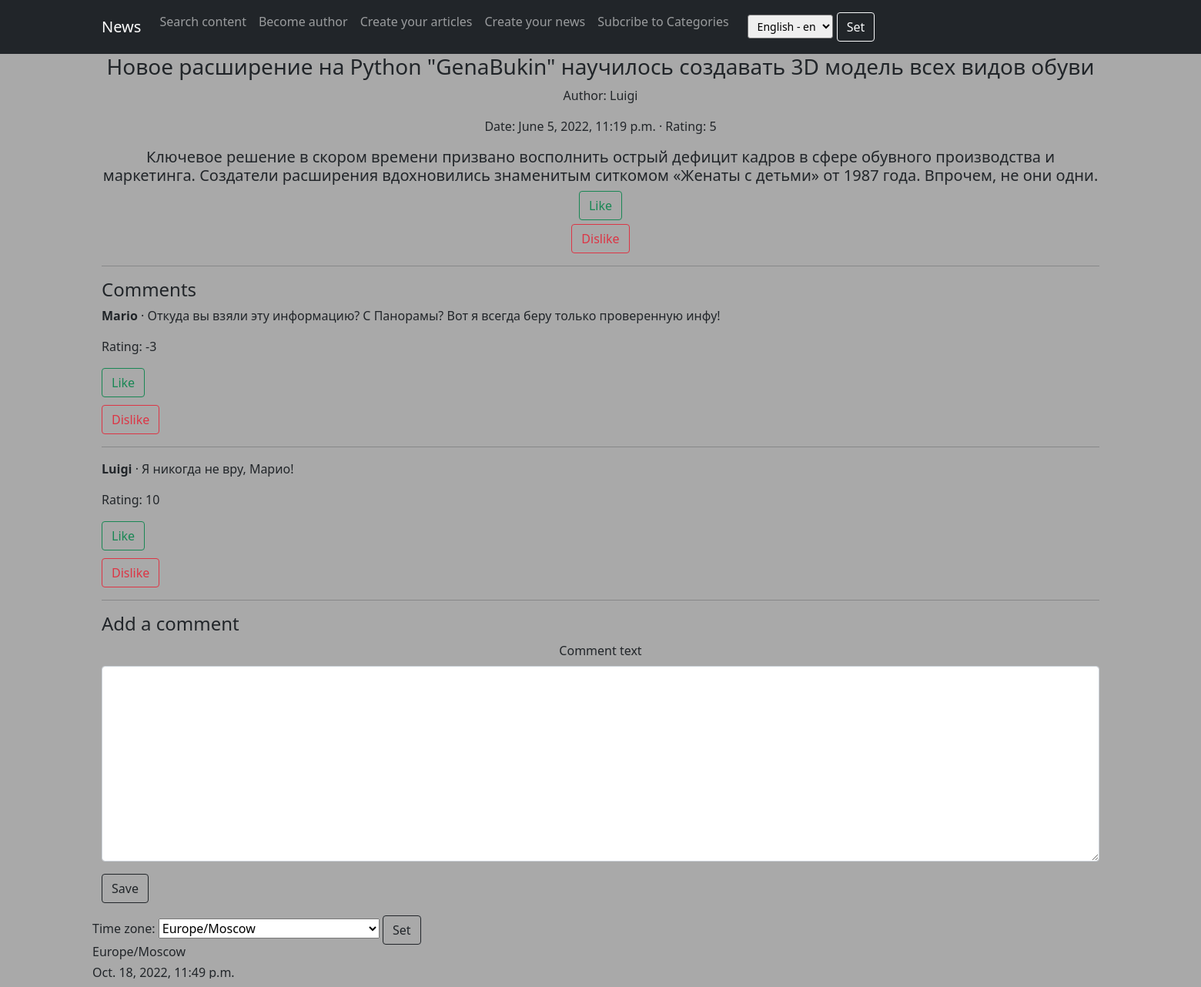
/main/search/1/, run on an earlier commit of the app's database.
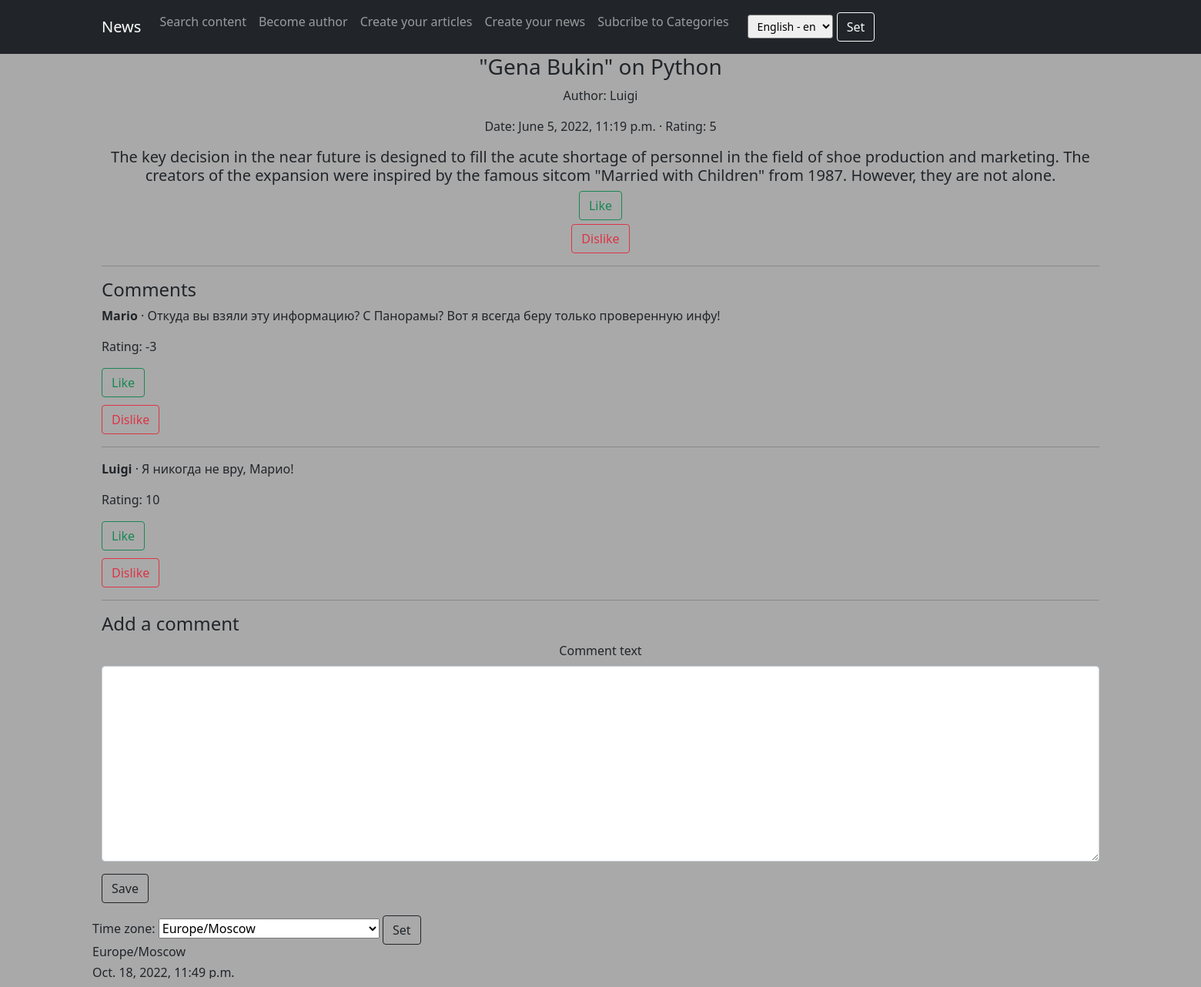
And on a later commit of the database.
### news_project/models.py (models this page shows, shortened)
class Post(models.Model):
    author = models.ForeignKey(Author, on_delete=models.CASCADE)
    choice = models.CharField(max_length=4, choices=CONTENT_TYPES, default=article)
    register_date = models.DateTimeField(auto_now_add=True)
    categories = models.ManyToManyField('Category', through='PostCategory')
    title = models.CharField(max_length=50)
    content = models.TextField()
    content_rating = models.SmallIntegerField(default=0)

class Author(models.Model):
    author_user = models.OneToOneField(User, on_delete=models.CASCADE)
    author_rating = models.SmallIntegerField(default=0)
    def __str__(self):
        return self.author_user.username

### news_project/views.py (the view, shortened to what this page needs)
# urls.py: path('search/<int:pk>/', NewsDetail.as_view(), name='news_detail'),
class NewsDetail(FormView, DetailView):
    model = Post
    form_class = CommentForm
    template_name = 'detail.html'
    context_object_name = 'onenews'
    def get_object(self, *args, **kwargs):
        obj = cache.get(f'news_detail-{self.kwargs["pk"]}', None)
        if not obj:
            obj = super().get_object(queryset=self.queryset)
            cache.set(f'news_detail-{self.kwargs["pk"]}', obj)
        return obj

### news_project/forms.py
class CommentForm(forms.ModelForm):
    class Meta:
        model = Comment
        fields = ('comment_text',)

### news_project/context_processors.py (called while the page is built)
def navigate_context(request):
    category = Category.objects.all()
    archives = Post.objects.annotate(
        year=ExtractYear('register_date'),
        month=ExtractMonth('register_date')
    ).values('year', 'month').annotate(total=Count('id'))
    user_timezone = pytz.timezone(
        request.session.get('django_timezone') or TIME_ZONE
    )
    current_time = timezone.now().astimezone(user_timezone)
    context = {
        'category': category,
        'archives': archives,
        'current_time': current_time,
        'timezones': pytz.common_timezones,
    }
    return context

### templates/detail.html (shortened to what this page needs)
{% extends 'flatpages/default.html' %}
{% load crispy_forms_filters %}
{% load custom_filters %}
{% load crispy_forms_tags %}
{% load i18n %}
{% block content %}
<div class="article-entry">
    <h3>{{ onenews.title }}</h3>
    <p>Author: {{ onenews.author }}</p>
    <p>Date: {{ onenews.register_date }} &middot;
    Rating: {{ onenews.content_rating }}</p>
    <h5>{{ onenews.content }}</h5>
    <form style="margin-bottom: 5px" action="{% url 'add_content_like' onenews.pk %}">
        <button class="btn btn-outline-success">Like</button>
    </form>
    <form action="{% url 'add_content_dislike' onenews.pk %}">
        <button class="btn btn-outline-danger">Dislike</button>
    </form>
<hr>
</div>
<h4 align="left">{% trans "Comments" %}</h4>
{% for com in onenews.comment_set.all %}
    {% if com %}
        <p align="left"><strong>{{ com.user }}</strong> &middot; {{ com.comment_text }}</p>
        <p align="left">{% trans "Rating" %}: {{ com.comment_rating }}</p>
        <form style="margin-bottom: 10px" action="{% url 'add_comment_like' com.pk %}" method="post">
            <button style="margin-right: 1600px" class="btn btn-outline-success">Like</button>
        </form>
        <form action="{% url 'add_comment_dislike' com.pk %}" method="post">
            <button style="margin-right: 1600px" class="btn btn-outline-danger">Dislike</button>
        </form>
    {% endif %}
    <hr>
{% endfor %}
<h4 align="left">{% trans "Add a comment" %}</h4>
<form action="" method="post">{% csrf_token %}
    {{ form|crispy }}
    <p align="left"><button class="btn btn-outline-dark" type="submit">Save</button></p>
</form>
{% endblock content %}

What changed in the data, as far as the page shows it:
changed Post "Luigi": title "Новое расширение на Python \"GenaBukin\" научилось создавать 3D модель всех видов обуви" → "\"Gena Bukin\" on Python"; content "Ключевое решение в скором времени призвано восполнить острый дефицит кадров в сфере обувного производства и маркетинга. Создатели расширения вдохновились знаменитым ситкомом «Женаты с детьми» от 1987 года. Впрочем, не они одни." → "The key decision in the near future is designed to fill the acute shortage of personnel in the field of shoe production and marketing. The creators of the expansion were inspired by the famous sitcom \"Married with Children\" from 1987. However, they are not alone."
